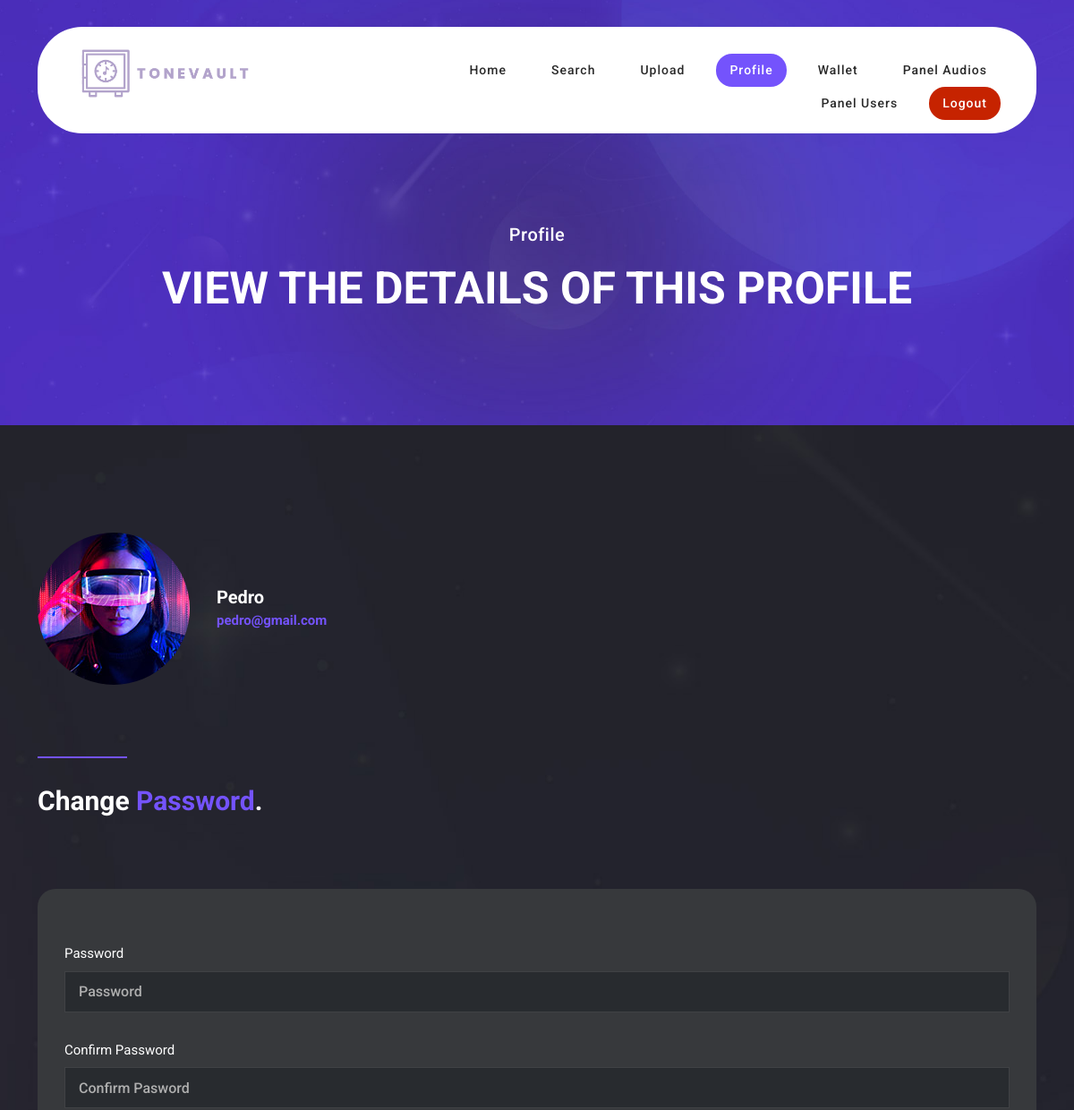
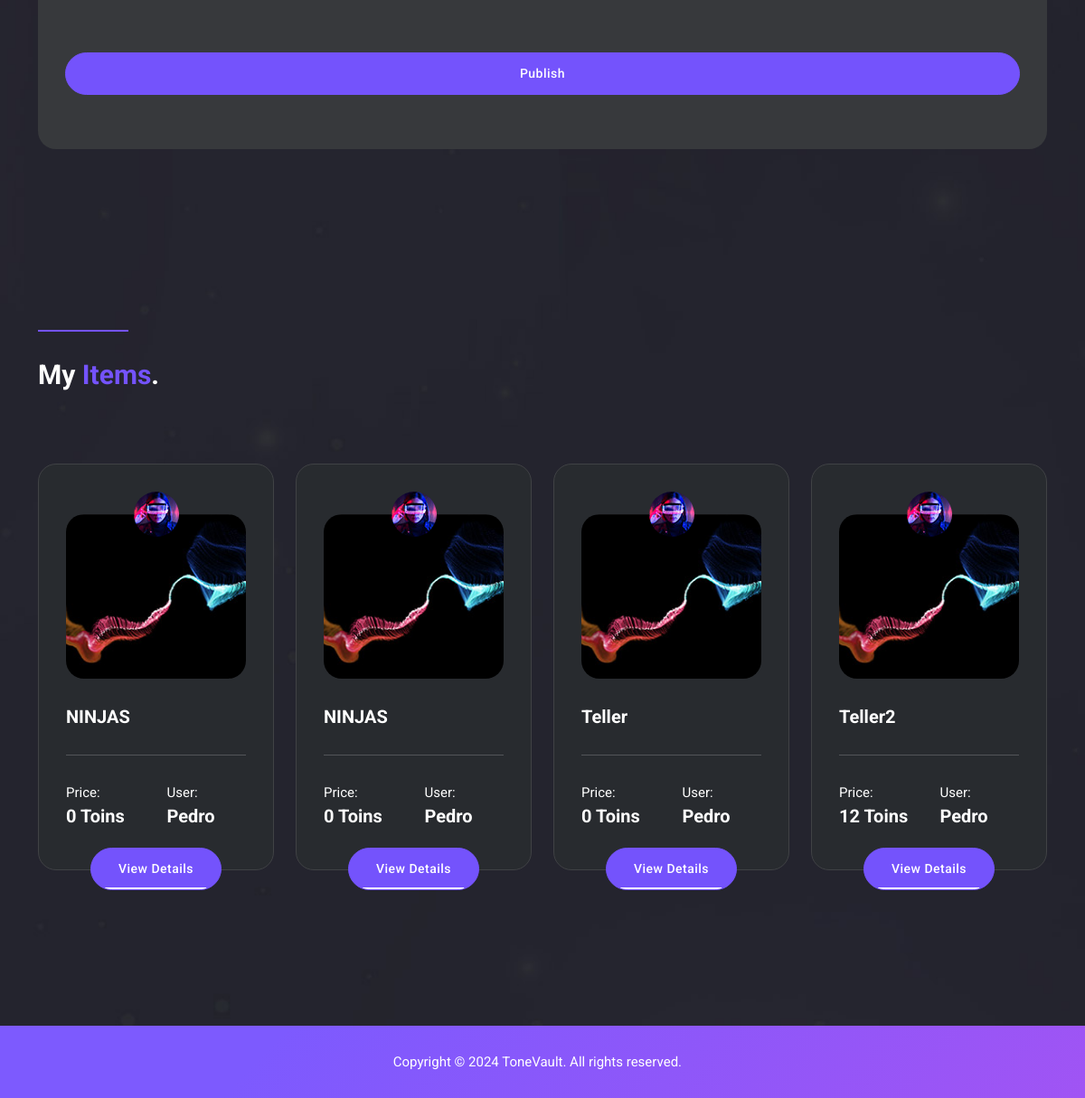
Page /profile (signed in) on the committed database (2 pictures, top to bottom).
### tables this page shows
CREATE TABLE `utilizadores` (
  `id` int(11) NOT NULL,
  `nome` varchar(50) NOT NULL,
  `email` varchar(255) NOT NULL,
  `password` varchar(255) NOT NULL,
  `saldo` int(11) DEFAULT 0,
  `nivel` int(11) DEFAULT 2,
  `estado` tinyint(1) DEFAULT 1
);

CREATE TABLE `audios` (
  `id` int(11) NOT NULL,
  `titulo` varchar(255) NOT NULL,
  `descricao` text NOT NULL,
  `ficheiro` varchar(255) NOT NULL,
  `ficheiroEnc` varchar(255) NOT NULL,
  `valor` int(11) NOT NULL,
  `idUtilizador` int(11) NOT NULL,
  `privacidade` tinyint(1) NOT NULL,
  `estado` tinyint(1) DEFAULT 1
);

### app/database/Database.php (called while the page is built)
<?php
class Database
{
    private static $instance = null;
    public static function getInstance()
    {
        if (self::$instance === null) {
            try {
                self::$instance = new PDO(
                    'mysql:host=sql102.infinityfree.com;dbname=if0_37791864_tonevault',
                    'if0_37791864',
                    'macacos2000',
                    [
                        PDO::ATTR_ERRMODE => PDO::ERRMODE_EXCEPTION,
                        PDO::ATTR_DEFAULT_FETCH_MODE => PDO::FETCH_ASSOC
                    ]
                );
            } catch (PDOException $e) {
                die("ERRO DE CONEXÃO : " . $e->getMessage());
            }
        }
        return self::$instance;
    }
}

### app/models/UserModel.php (called while the page is built, shortened)
<?php
class UserModel
{
    private $db;
    public function __construct()
    {
        require_once './app/database/Database.php';
        $this->db = Database::getInstance();
    }
    public function getUserById($id)
    {
        $stmt = $this->db->prepare('SELECT * FROM utilizadores WHERE id = ?');
        $stmt->execute([$id]);
        return $stmt->fetch(PDO::FETCH_ASSOC);
    }
}

### app/models/AudioModel.php (called while the page is built, shortened)
<?php
class AudioModel
{
    private $db;
    public function __construct()
    {
        require_once './app/database/Database.php';
        $this->db = Database::getInstance();
    }
    public function listMyAudios($idUtilizador)
    {
        $stmt = $this->db->prepare('SELECT * FROM audios WHERE idUtilizador = ? ORDER BY id');
        $stmt->execute([$idUtilizador]);
        return $stmt->fetchAll(PDO::FETCH_ASSOC);
    }
}

### app/views/profileView.php (the view, shortened to what this page needs)
<!DOCTYPE html>
<html lang="en">
<head>
  <link href="app/vendor/bootstrap/css/bootstrap.min.css" rel="stylesheet">
  <link rel="stylesheet" href="app/assets/css/fontawesome.css">
  <link rel="stylesheet" href="app/assets/css/templatemo-liberty-market.css">
  <link rel="stylesheet" href="app/assets/css/owl.css">
  <link rel="stylesheet" href="app/assets/css/animate.css">
  <link rel="stylesheet" href="https://unpkg.com/swiper@7/swiper-bundle.min.css" />
</head>
<body>
  <?php
  include_once 'headerView.php'; ?>
  <div class="page-heading normal-space">
    <div class="container">
      <div class="row">
        <div class="col-lg-12">
          <h6>Profile</h6>
          <h2>View The Details Of This Profile</h2>
        </div>
      </div>
    </div>
  </div>
  <div class="author-page">
    <div class="container">
      <div class="row">
        <div class="col-lg-6">
          <div class="author">
            <img src="app/assets/images/single-author.jpg" alt="" style="border-radius: 50%; max-width: 170px;">
            <h4><?php echo $userData['nome']; ?><br> <a href="#"><?php echo $userData['email']; ?></a></h4>
          </div>
        </div>
        <?php
        if (!isset($_GET['id'])) {
        ?>
          <div class="col-lg-12">
            <div class="section-heading">
              <div class="line-dec"></div>
              <h2>Change <em>Password</em>.</h2>
            </div>
          </div>
          <div class="col-12" style="margin-bottom:0;
          ">
            <form id="contact" action="/profile/editPassword" enctype="multipart/form-data" method="post" style="width: 100%;">
              <div class="row">
                <div class="col-12" style="width: 100%;">
                  <fieldset>
                    <label for="title">Password</label>
                    <input type="password" name="password" id="title" placeholder="Password" style="width: 100%;" autocomplete="on" required="">
                  </fieldset>
                </div>
                <div class="col-12" style="width: 100%;">
                  <fieldset>
                    <label for="title">Confirm Password</label>
                    <input type="password" name="cpassword" id="title" placeholder="Confirm Pasword" style="width: 100%;" autocomplete="on" required="">
                  </fieldset>
                </div>
                <br>
                <div class="col-12" style="width: 100%;">
                  <fieldset>
                    <button type="submit" id="form-submit" class="orange-button" style="width: 100%;    font-size: 14px;
color: #fff;
background-color: #7453fc;
border: 1px solid #7453fc;
padding: 12px 30px;
display: inline-block;
border-radius: 25px;
font-weight: 500;
text-transform: capitalize;
letter-spacing: 0.5px;
transition: all .3s;
position: relative;
overflow: hidden;">Publish</button>
                  </fieldset>
                </div>
              </div>
            </form>
          </div>
        <?php
        }
        ?>
        <div class="col-lg-12">
          <div class="section-heading">
            <div class="line-dec"></div>
            <h2>My <em>Items</em>.</h2>
          </div>
        </div>
        <?php foreach ($audioData as $audio) { ?>
          <div class="col-lg-3 col-md-6">
            <div class="item">
              <div class="row">
                <div class="col-lg-12">
                  <span class="author">
                    <img src="app/assets/images/author.jpg" alt="" style="max-width: 50px; border-radius: 50%;">
                  </span>
                  <img src="app/assets/images/discover-03.jpg" alt="" style="border-radius: 20px;">
                  <h4><?= $audio['titulo'] ?></h4>
                </div>
                <div class="col-lg-12">
                  <div class="line-dec"></div>
                  <div class="row">
                    <div class="col-6">
                      <span>Price: <br> <strong><?= $audio['valor'] ?> Toins</strong></span>
                    </div>
                    <div class="col-6">
                      <span>User: <br> <strong><?= $userData['nome'] ?></strong></span>
                    </div>
                  </div>
                </div>
                <div class="col-lg-12">
                  <div class="main-button">
                    <a href="/item?id=<?= $audio['id'] ?>">View Details</a>
                  </div>
                </div>
              </div>
            </div>
          </div>
        <?php } ?>
      </div>
    </div>
  </div>
  <?php
  include_once 'footerView.php';
  ?>
</body>
</html>

### app/assets/css/templatemo-liberty-market.css (style rules this page uses)
html, body, div, span, applet, object, iframe, h1, h2, h3, h4, h5, h6, p, blockquote, div pre, a, abbr, acronym, address, big, cite, code, del, dfn, em, font, img, ins, kbd, q, s, samp, small, strike, strong, sub, sup, tt, var, b, u, i, center, dl, dt, dd, ol, ul, li, figure, header, nav, section, article, aside, footer, figcaption { margin: 0; padding: 0; border: 0; outline: 0; }
* { box-sizing: border-box; }
html, body { font-family: 'Roboto', sans-serif; font-weight: 400; background-color: #1e1e1e; font-size: 16px; -ms-text-size-adjust: 100%; -webkit-font-smoothing: antialiased; -moz-osx-font-smoothing: grayscale; }
a { text-decoration: none !important; }
h1, h2, h3, h4, h5, h6 { margin-top: 0px; margin-bottom: 0px; color: #fff; font-weight: 700; }
img { width: 100%; overflow: hidden; }
html, body { background: #fff; font-family: 'Roboto', sans-serif; }
.main-button a { font-size: 14px; color: #fff; background-color: #7453fc; border: 1px solid #7453fc; padding: 12px 30px; display: inline-block; border-radius: 25px; font-weight: 500; text-transform: capitalize; letter-spacing: 0.5px; transition: all .3s; position: relative; overflow: hidden; }
.main-button a:after { width: 78%; height: 2px; background-color: #fff; content: ''; position: absolute; left: 50%; bottom: 0; transform: translateX(-50%); }
.section-heading { position: relative; z-index: 2; margin-top: 0px; margin-bottom: 80px; text-align: center; }
.section-heading .line-dec { width: 100px; height: 2px; background-color: #7453fc; margin: 0 auto 30px auto; }
.section-heading h2 { margin-top: 10px; line-height: 36px; font-size: 30px; font-weight: 700; text-transform: capitalize; color: #fff; }
.section-heading h2 em { color: #7453fc; font-style: normal; }
.normal-space { padding: 250px 0px 120px 0px !important; }
.page-heading { background-image: url(../images/heading-bg.jpg); background-repeat: no-repeat; background-position: center center; background-size: cover; padding-top: 250px; text-align: center; background-color: #2a2a2a; }
.page-heading h6 { font-size: 20px; margin-bottom: 15px; font-weight: 500; letter-spacing: 0.5px; }
.page-heading h2 { color: #fff; font-size: 50px; font-weight: 700; line-height: 66px; text-transform: uppercase; }
.author-page { background-image: url(../images/dark-bg.jpg); background-repeat: no-repeat; background-position: center center; background-size: cover; padding: 120px 0px 120px 0px; position: relative; }
.author-page .author { display: flex; }
.author-page .author h4 { margin-top: 60px; font-size: 20px; margin-left: 30px; }
.author-page .author h4 a { font-size: 15px; color: #7453fc; }
.author-page .section-heading { margin-top: 80px; text-align: left; }
.author-page .section-heading .line-dec { margin-left: 0; }
.author-page .item span.author { display: inline-flex; width: 100%; }
.author-page .item span.author img { margin: 0 auto; position: relative; z-index: 2; }
.author-page .item img { margin-top: -32px; position: relative; z-index: 1; }
.author-page .item h4 { font-size: 20px; margin-top: 30px; }
.author-page .item .line-dec { width: 100%; height: 1px; background-color: rgba(255,255,255,0.2); margin: 30px 0px; }
.author-page .item { background-color: #282b2f; border: 1px solid #404245; padding: 30px; border-radius: 20px; position: relative; margin-bottom: 52px; }
.author-page .item span { color: #fff; display: inline-block; font-size: 15px; }
.author-page .item span strong { font-size: 20px; }
.author-page .item .main-button { margin-top: 20px; margin-bottom: -60px; text-align: center; }
#contact { background-color: #37393c; border-radius: 20px; padding: 60px 30px; margin-bottom: 120px; }
#contact input { width: 100%; height: 46px; text-align: left; padding: 0px 15px; background-color: #282b2f; border: 1px solid #404245; margin-bottom: 30px; font-weight: 500; color: #afafaf; }
#contact input::placeholder { color: #afafaf; }
#contact label { font-size: 15px; color: #fff; margin-bottom: 8px; }
#contact button { margin-top: 30px; width: 100%; text-align: center; }
body { overflow-x: hidden; }

### rows in the picture
utilizadores: nome "Pedro", email "pedro@gmail.com"
audios: titulo "NINJAS", valor "0", idUtilizador.nome "Pedro"
audios: titulo "NINJAS", valor "0", idUtilizador.nome "Pedro"
audios: titulo "Teller", valor "0", idUtilizador.nome "Pedro"
audios: titulo "Teller2", valor "12", idUtilizador.nome "Pedro"
